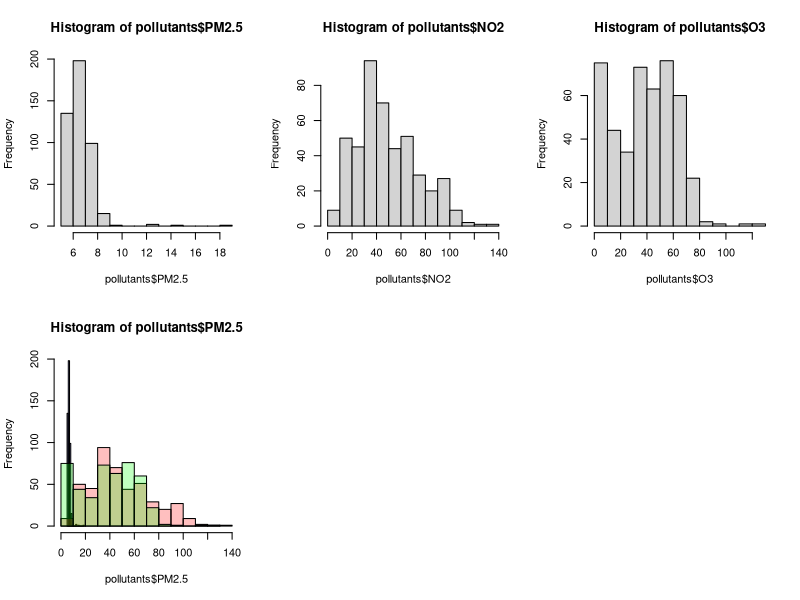
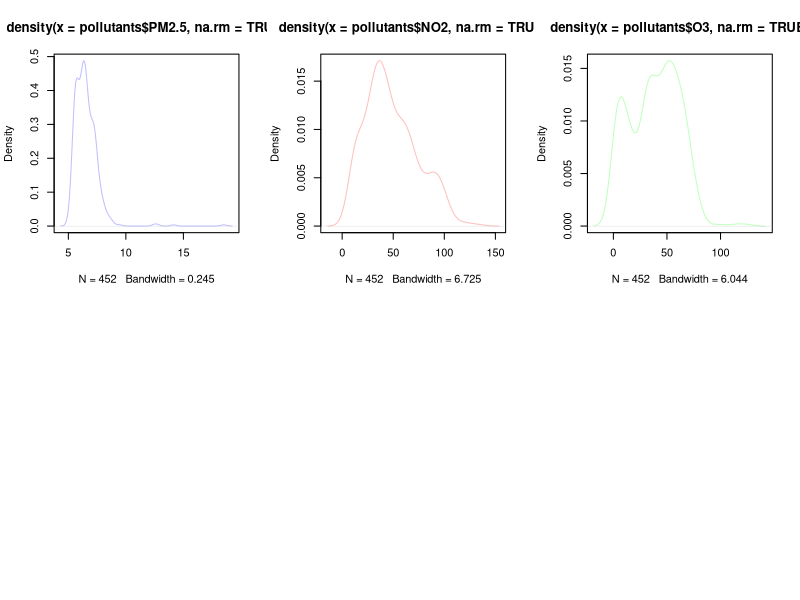
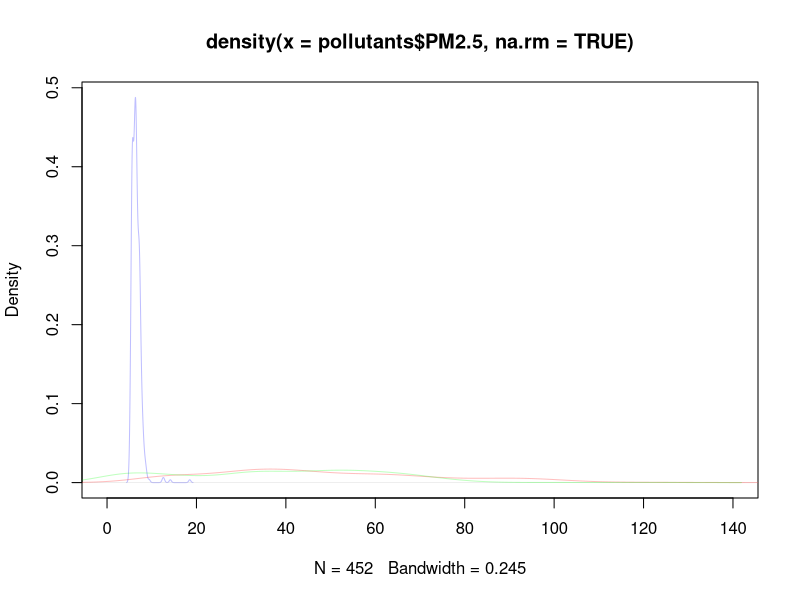
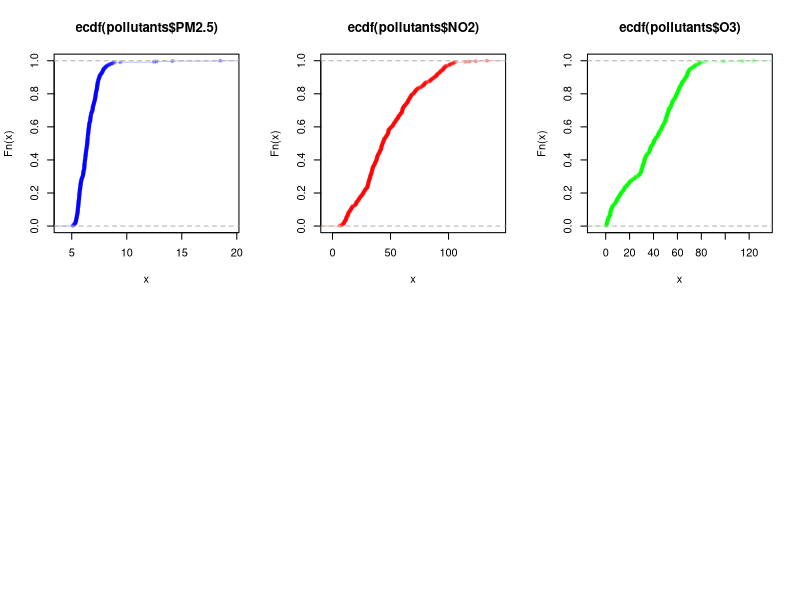
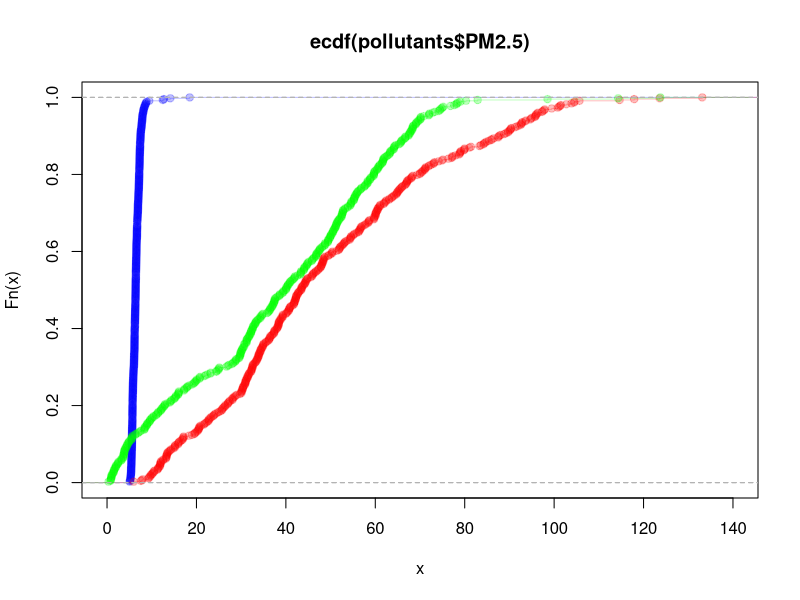
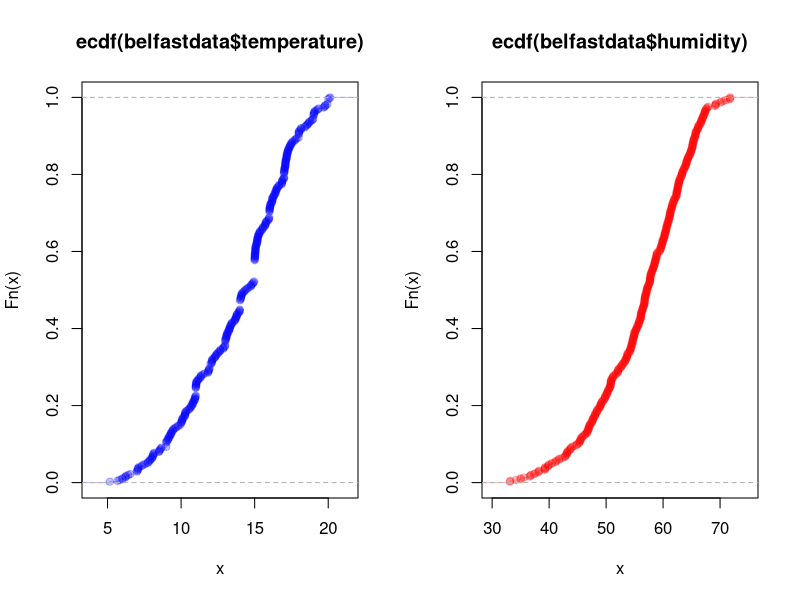
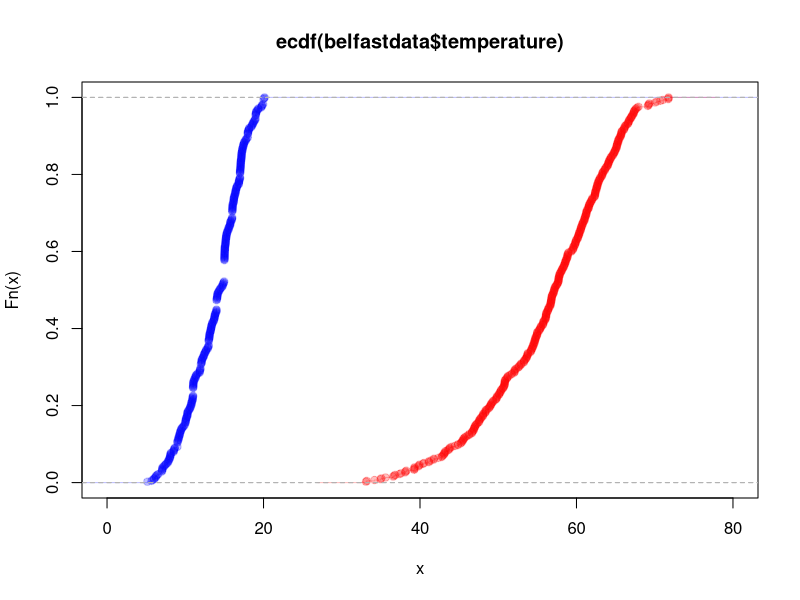

Reproduce these figures in R, in order.
setwd("C:/C_files/patsy chan/QUB_doc/ELE8096/Assignment 2")

# Load all data
belfastdata<-read.csv("8096data.csv", header = TRUE, sep = ",")
pollutants<-subset(belfastdata, select=-c(temperature,humidity))

# Histogram for all pollutants
par(mfrow=c(2,3))
p1<-hist(pollutants$PM2.5, breaks = 10)
p2<-hist(pollutants$NO2, breaks = 10)
p3<-hist(pollutants$O3, breaks = 10)
plot(p1, col=rgb(0,0,1,1/4),xlim=c(0,140))
plot(p2, col=rgb(1,0,0,1/4), add=T) 
plot(p3, col=rgb(0,1,0,1/4), add=T) 

# Density for all pollutants
par(mfrow=c(2,3))
d1<-density(pollutants$PM2.5, na.rm = TRUE)
d2<-density(pollutants$NO2, na.rm = TRUE)
d3<-density(pollutants$O3, na.rm = TRUE)
plot(d1, col=rgb(0,0,1,1/4))
plot(d2, col=rgb(1,0,0,1/4)) 
plot(d3, col=rgb(0,1,0,1/4)) 
par(mfrow=c(1,1))
plot(d1, col=rgb(0,0,1,1/4),xlim=c(0,140))
lines(d2, col=rgb(1,0,0,1/4), add=T) 
lines(d3, col=rgb(0,1,0,1/4), add=T) 

# Empirical cumulative distribution function (ECDF) of pollutants
par(mfrow=c(2,3))
e1<-ecdf(pollutants$PM2.5)
e2<-ecdf(pollutants$NO2)
e3<-ecdf(pollutants$O3)
plot(e1, col=rgb(0,0,1,1/4))
plot(e2, col=rgb(1,0,0,1/4)) 
plot(e3, col=rgb(0,1,0,1/4)) 
par(mfrow=c(1,1))
plot(e1, col=rgb(0,0,1,1/4),xlim=c(0,140))
plot(e2, col=rgb(1,0,0,1/4), add=T) 
plot(e3, col=rgb(0,1,0,1/4), add=T) 

# Empirical cumulative distribution function (ECDF) of weather condition
par(mfrow=c(1,2))
e4<-ecdf(belfastdata$temperature)
e5<-ecdf(belfastdata$humidity)
plot(e4, col=rgb(0,0,1,1/4))
plot(e5, col=rgb(1,0,0,1/4)) 
par(mfrow=c(1,1))
plot(e4, col=rgb(0,0,1,1/4),xlim=c(0,80))
plot(e5, col=rgb(1,0,0,1/4), add=T) 

